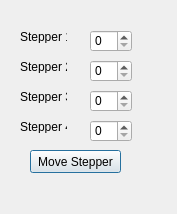
<?xml version="1.0" encoding="UTF-8"?>
<ui version="4.0">
 <class>ManualOverwrite</class>
 <widget class="QDialog" name="ManualOverwrite">
  <property name="geometry">
   <rect>
    <x>0</x>
    <y>0</y>
    <width>177</width>
    <height>214</height>
   </rect>
  </property>
  <property name="windowTitle">
   <string>Dialog</string>
  </property>
  <widget class="QLabel" name="label">
   <property name="geometry">
    <rect>
     <x>20</x>
     <y>30</y>
     <width>47</width>
     <height>13</height>
    </rect>
   </property>
   <property name="text">
    <string>Stepper 1</string>
   </property>
  </widget>
  <widget class="QLabel" name="label_2">
   <property name="geometry">
    <rect>
     <x>20</x>
     <y>60</y>
     <width>47</width>
     <height>13</height>
    </rect>
   </property>
   <property name="text">
    <string>Stepper 2</string>
   </property>
  </widget>
  <widget class="QLabel" name="label_3">
   <property name="geometry">
    <rect>
     <x>20</x>
     <y>90</y>
     <width>47</width>
     <height>13</height>
    </rect>
   </property>
   <property name="text">
    <string>Stepper 3</string>
   </property>
  </widget>
  <widget class="QLabel" name="label_4">
   <property name="geometry">
    <rect>
     <x>20</x>
     <y>120</y>
     <width>47</width>
     <height>13</height>
    </rect>
   </property>
   <property name="text">
    <string>Stepper 4</string>
   </property>
  </widget>
  <widget class="QPushButton" name="pushButton">
   <property name="geometry">
    <rect>
     <x>30</x>
     <y>150</y>
     <width>91</width>
     <height>23</height>
    </rect>
   </property>
   <property name="text">
    <string>Move Stepper</string>
   </property>
  </widget>
  <widget class="QSpinBox" name="spinBox">
   <property name="geometry">
    <rect>
     <x>90</x>
     <y>30</y>
     <width>42</width>
     <height>22</height>
    </rect>
   </property>
  </widget>
  <widget class="QSpinBox" name="spinBox_2">
   <property name="geometry">
    <rect>
     <x>90</x>
     <y>60</y>
     <width>42</width>
     <height>22</height>
    </rect>
   </property>
  </widget>
  <widget class="QSpinBox" name="spinBox_3">
   <property name="geometry">
    <rect>
     <x>90</x>
     <y>90</y>
     <width>42</width>
     <height>22</height>
    </rect>
   </property>
  </widget>
  <widget class="QSpinBox" name="spinBox_4">
   <property name="geometry">
    <rect>
     <x>90</x>
     <y>120</y>
     <width>42</width>
     <height>22</height>
    </rect>
   </property>
  </widget>
 </widget>
 <resources/>
 <connections/>
</ui>
